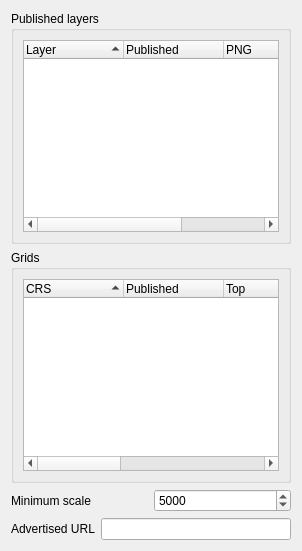
                   <widget class="QWidget" name="wmts">
                    <attribute name="title">
                     <string>WMTS</string>
                    </attribute>
                    <attribute name="toolTip">
                     <string>WMTS capabilities</string>
                    </attribute>
                    <layout class="QVBoxLayout" name="verticalLayout_26">
                     <item>
                      <widget class="QgsCollapsibleGroupBox" name="wmtsLayersGroupBox">
                       <property name="title">
                        <string>Published layers</string>
                       </property>
                       <layout class="QVBoxLayout" name="verticalLayout_22">
                        <item>
                         <widget class="QTreeWidget" name="twWmtsLayers">
                          <property name="sizePolicy">
                           <sizepolicy hsizetype="Expanding" vsizetype="MinimumExpanding">
                            <horstretch>0</horstretch>
                            <verstretch>0</verstretch>
                           </sizepolicy>
                          </property>
                          <property name="sortingEnabled">
                           <bool>true</bool>
                          </property>
                          <column>
                           <property name="text">
                            <string>Layer</string>
                           </property>
                          </column>
                          <column>
                           <property name="text">
                            <string>Published</string>
                           </property>
                          </column>
                          <column>
                           <property name="text">
                            <string>PNG</string>
                           </property>
                          </column>
                          <column>
                           <property name="text">
                            <string>JPEG</string>
                           </property>
                          </column>
                         </widget>
                        </item>
                       </layout>
                      </widget>
                     </item>
                     <item>
                      <widget class="QgsCollapsibleGroupBox" name="wmtsGridsGroupBox">
                       <property name="title">
                        <string>Grids</string>
                       </property>
                       <layout class="QVBoxLayout" name="verticalLayout_24">
                        <item>
                         <widget class="QTreeWidget" name="twWmtsGrids">
                          <property name="sortingEnabled">
                           <bool>true</bool>
                          </property>
                          <column>
                           <property name="text">
                            <string>CRS</string>
                           </property>
                          </column>
                          <column>
                           <property name="text">
                            <string>Published</string>
                           </property>
                          </column>
                          <column>
                           <property name="text">
                            <string>Top</string>
                           </property>
                          </column>
                          <column>
                           <property name="text">
                            <string>Left</string>
                           </property>
                          </column>
                          <column>
                           <property name="text">
                            <string>Min. scale</string>
                           </property>
                          </column>
                          <column>
                           <property name="text">
                            <string>Last level</string>
                           </property>
                          </column>
                          <column>
                           <property name="text">
                            <string>Max. scale</string>
                           </property>
                          </column>
                         </widget>
                        </item>
                       </layout>
                      </widget>
                     </item>
                     <item>
                      <layout class="QHBoxLayout" name="horizontalLayout_16">
                       <item>
                        <widget class="QLabel" name="mWMTSMinScaleLabel">
                         <property name="text">
                          <string>Minimum scale</string>
                         </property>
                        </widget>
                       </item>
                       <item>
                        <widget class="QgsSpinBox" name="mWMTSMinScaleSpinBox">
                         <property name="minimum">
                          <number>1</number>
                         </property>
                         <property name="maximum">
                          <number>1000000000</number>
                         </property>
                         <property name="value">
                          <number>5000</number>
                         </property>
                        </widget>
                       </item>
                      </layout>
                     </item>
                     <item>
                      <layout class="QHBoxLayout" name="horizontalLayout_15">
                       <item>
                        <widget class="QLabel" name="mWMTSUrlLabel">
                         <property name="text">
                          <string>Advertised URL</string>
                         </property>
                        </widget>
                       </item>
                       <item>
                        <widget class="QLineEdit" name="mWMTSUrlLineEdit"/>
                       </item>
                      </layout>
                     </item>
                    </layout>
                   </widget>
